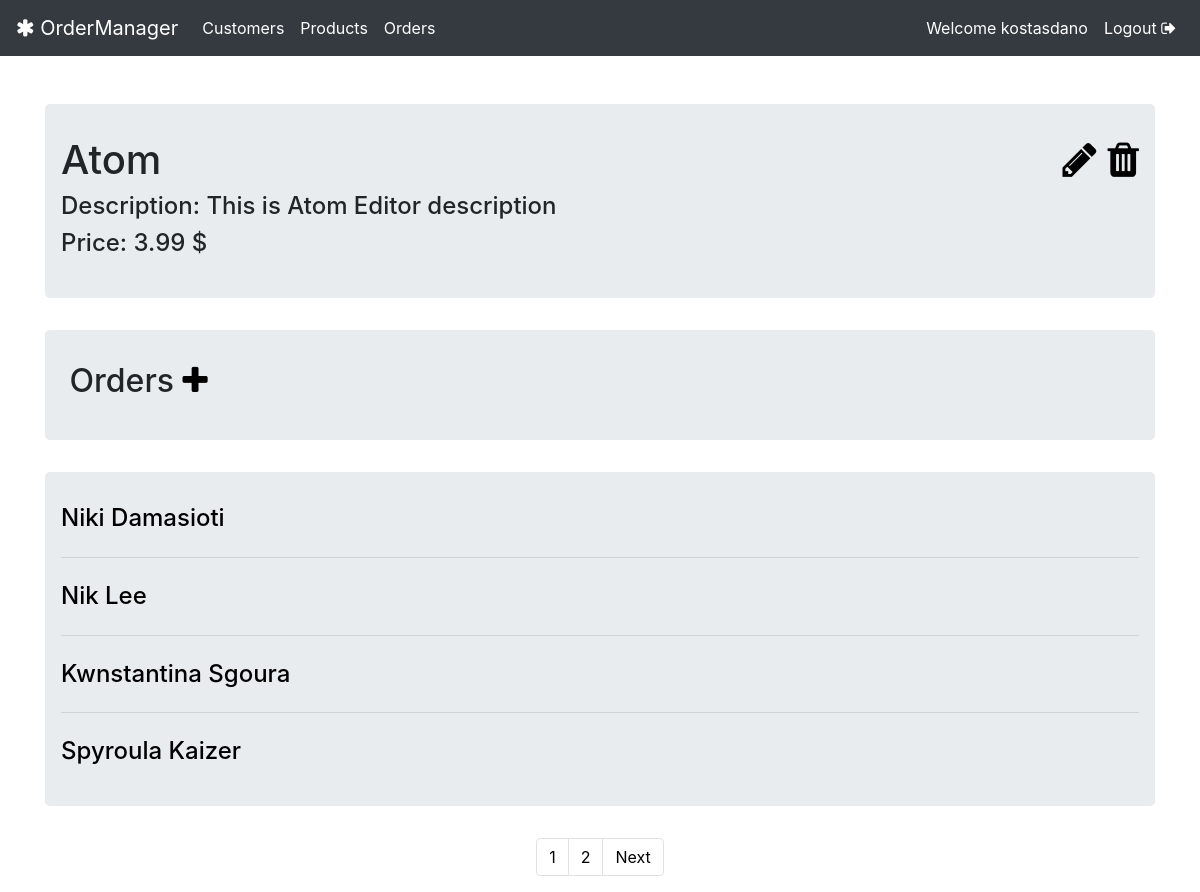
Page /products/4/ (signed in) on the earlier database version.
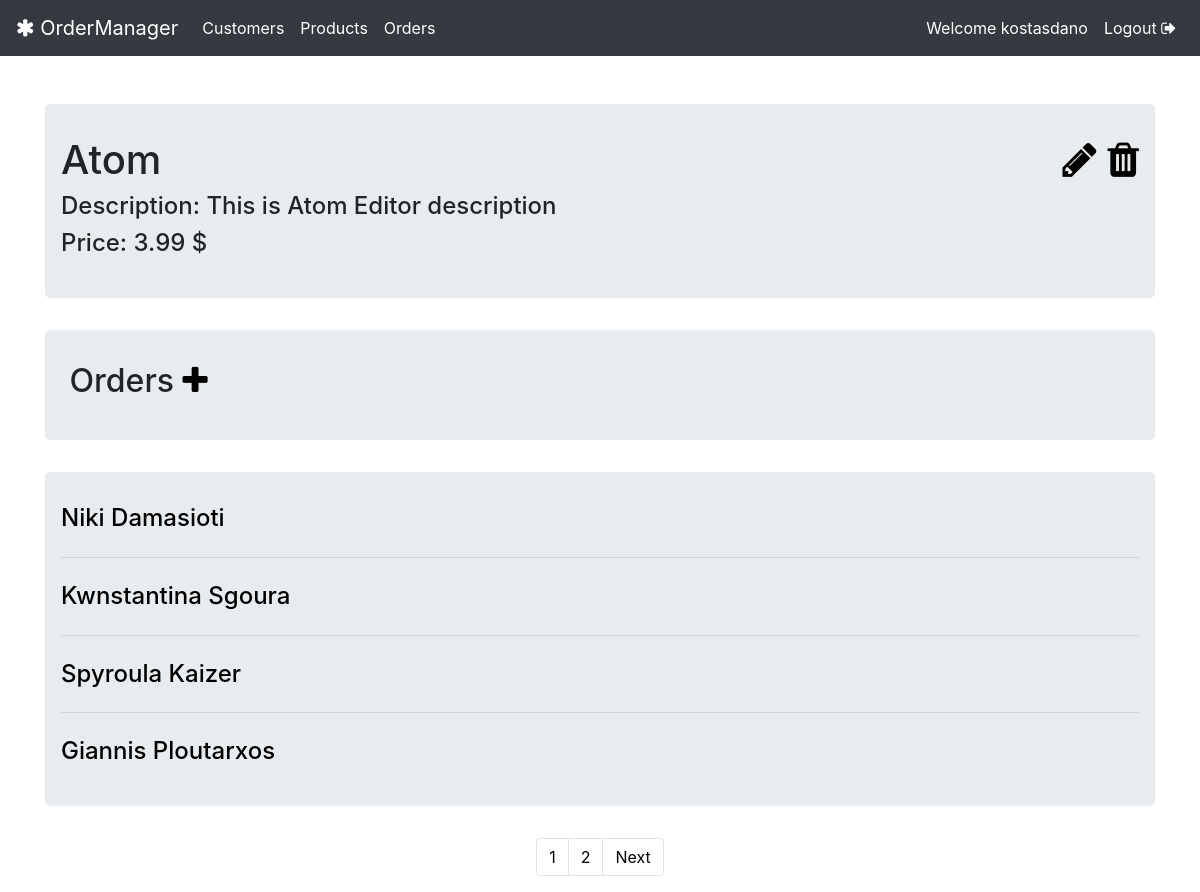
Same page on the later database version.
### orders/models.py (models this page shows, shortened)
class Order(models.Model):
    customer = models.ForeignKey(Customer, related_name='customer_orders', on_delete=models.CASCADE)
    product = models.ForeignKey(Product, related_name='product_orders', on_delete=models.CASCADE)
    amount = models.PositiveIntegerField()
    date = models.DateTimeField(auto_now=True)
    coupon = models.OneToOneField(Coupon, related_name="order", blank=True, on_delete=models.CASCADE, null=True)
    class Meta:
        unique_together = ('customer', 'product')

### customers/models.py (models this page shows, shortened)
class Customer(models.Model):
    first_name = models.CharField(max_length=60)
    last_name = models.CharField(max_length=60)
    full_name = models.CharField(max_length=121)
    email = models.EmailField()
    birth_date = models.DateField()
    tin = models.PositiveIntegerField()
    c_active = models.BooleanField(default=True)

### products/views.py (the view)
# urls.py: path('<int:pk>/', views.ProductsCostumers.as_view(), name='product_details'),
class ProductsCostumers(LoginRequiredMixin, ListView):
    model = Product
    template_name = 'products/details.html'
    paginate_by = 4
    def get_queryset(self):
        self.product = get_object_or_404(Product, pk=self.kwargs['pk'])
        return self.product.product_orders.all()
    def get_context_data(self, **kwargs):
        context = super().get_context_data(**kwargs)
        context["product"] = self.product
        return context

### products/templates/products/details.html (shortened to what this page needs)
{% extends 'base.html' %}
{% block body_block %}
<div class="jumbotron {% if product.p_active == False %} hidden-profile {% endif %}">
    <div class="row">
        <div class="col-md-6" align="left">
            <h1>{{product.name}}</h1>
        </div>
        <div class="col-md-6" align="right">
            {% if user.is_authenticated %}
            <h1>
                <a href="{% url 'products:product_update' pk=product.id %}"><span
                        class="fa fa-pencil"
                        aria-hidden="true"></span></a>
                <a href="{% url 'products:product_deactivate' pk=product.id %}"><span
                        class="fa fa-trash"
                        aria-hidden="true"></span></a>
            </h1>
            {% endif %}
        </div>
    </div>
    <h4>Description: {{product.description}}</h4>
    <h4>Price: {{product.price}} $</h4>
</div>
<div class="jumbotron {% if product.p_active == False %} hidden-profile {% endif %}">
    <div class="row">
        <div class="col-md-6" align="left">
            <h2> Orders <a
                    href="{% url 'orders:order_create_ppk' product_pk=product.pk %}"><i
                    class="fa fa-plus" style="color: black;"></i></a></h2>
        </div>
    </div>
</div>
{% if order_list|length != 0 %}
<div class="jumbotron {% if product.p_active == False %} hidden-profile {% endif %}">
    {% for order in order_list %}
    <a href="{% url 'orders:order_details' pk=order.id %}">
        <h4>{{order.customer.full_name}}</h4>
    </a>
    {% if forloop.counter < order_list|length %}
    <hr class="my-4">
    {% endif %}
    {% endfor %}
</div>
{% endif %}
{% if is_paginated %}
<nav class="custom-pagination {% if product.p_active == False %} hidden-profile {% endif %}" aria-label="Page navigation example">
    <ul class="pagination justify-content-center">
        {% for object in page_obj.paginator.page_range %}
        <li class="page-item"><a class="page-link" style="color: black;"
                                 href="{% url 'products:product_details' pk=product.pk %}?page={{ forloop.counter }}">{{ forloop.counter }}</a></li>
        {% endfor %}
        {% if page_obj.has_next %}
        <li class="page-item">
            <a class="page-link" href="?page={{ page_obj.next_page_number }}" style="color: black;">Next</a>
        </li>
        {% endif %}
    </ul>
</nav>
{% endif %}
{% endblock %}

Differences in the rows shown:
removed Order: customer.full_name "Nik Lee"
now on this page (row unchanged): Order: customer.full_name "Giannis Ploutarxos"
